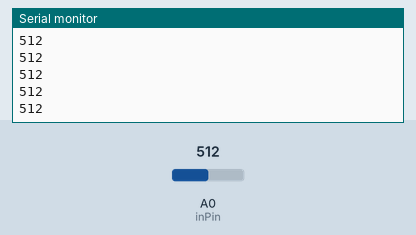
Simulated run of this sketch. Board: Arduino Uno, built with avr-gcc and run on an emulated ATmega328P. Shown: the last lines printed to the serial monitor. The test bench sets the inputs (shaded band); at power-on: A0 (inPin) = 512.

Above: at 2.7 s.
2.8 s: A0 (inPin) set to 11
At 2.83 s:
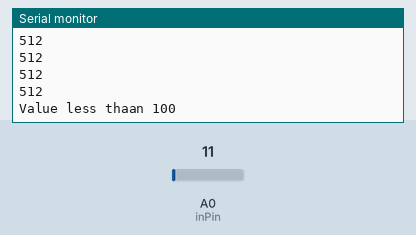
5.8 s: A0 (inPin) set to 8
At 6.5 s:
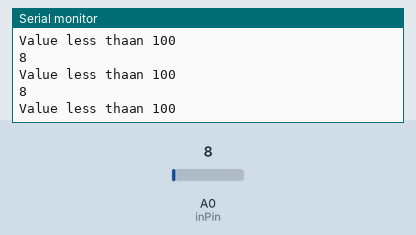
Timing chart, 0 to 8.8 s (numbered marks = the images above; inputs shaded):
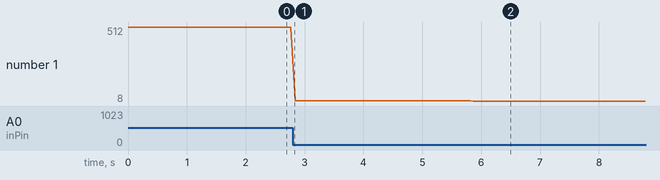

Measured:
- after the input at 2.8 s, the serial monitor: prints a new line at once (image 1)
- after the input at 5.8 s, the serial monitor: prints a new line after 0.06 s (image 2)
- plotted number 1: 512 → 11 after the input at 2.8 s, 11 → 8 after the input at 5.8 s

The sketch:

analoginput.ino
```cpp
int inPin = A0;
int data = 0;

void setup()
{

    Serial.begin(9600);

}

void loop()
{
   data = analogRead(inPin);

   if(data <= 100)
   {
     Serial.println("Value less thaan 100");
   }


   Serial.println(data);
   delay(50);


}
```
